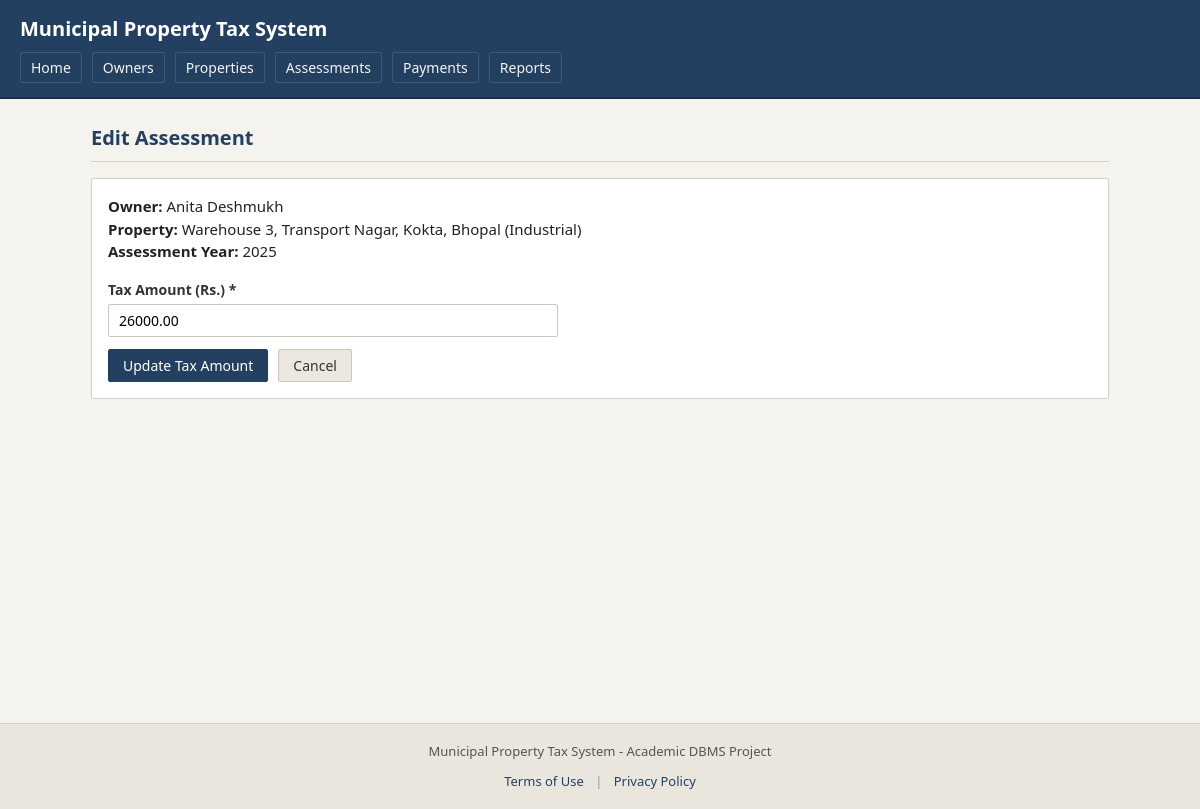
/assessment_edit.php?id=26, run on the app's committed database.
### tables this page shows
CREATE TABLE TaxAssessments (
    assessment_id INT AUTO_INCREMENT PRIMARY KEY,
    property_id INT NOT NULL,
    assessment_year INT NOT NULL,
    tax_amount DECIMAL(10,2) NOT NULL CHECK (tax_amount > 0),
    FOREIGN KEY (property_id) REFERENCES Properties(property_id)
);

CREATE TABLE PropertyOwners (
    owner_id INT AUTO_INCREMENT PRIMARY KEY,
    owner_name VARCHAR(100) NOT NULL,
    phone CHAR(10) NOT NULL,
    email VARCHAR(100)
);

CREATE TABLE Properties (
    property_id INT AUTO_INCREMENT PRIMARY KEY,
    owner_id INT NOT NULL,
    property_address VARCHAR(255) NOT NULL,
    property_type VARCHAR(30) NOT NULL,
    FOREIGN KEY (owner_id) REFERENCES PropertyOwners(owner_id)
);

### assessment_edit.php (the view, shortened to what this page needs)
<?php
include 'includes/db.php';
$id = isset($_GET['id']) ? (int)$_GET['id'] : 0;
$sql = "SELECT a.assessment_id, a.assessment_year, a.tax_amount,
               p.property_address, p.property_type, o.owner_name,
               IFNULL(SUM(pay.amount_paid), 0) AS paid
        FROM TaxAssessments a
        JOIN Properties p ON a.property_id = p.property_id
        JOIN PropertyOwners o ON p.owner_id = o.owner_id
        LEFT JOIN Payments pay ON a.assessment_id = pay.assessment_id
        WHERE a.assessment_id = ?
        GROUP BY a.assessment_id, a.assessment_year, a.tax_amount, p.property_address, p.property_type, o.owner_name";
$stmt = mysqli_prepare($con, $sql);
mysqli_stmt_bind_param($stmt, "i", $id);
mysqli_stmt_execute($stmt);
$result = mysqli_stmt_get_result($stmt);
$assessment = mysqli_fetch_assoc($result);
include 'includes/header.php';
?>
<h1 class="page-title">Edit Assessment</h1>
<div class="card-box">
    <div style="margin-bottom: 16px;">
        <p><strong>Owner:</strong> <?php echo htmlspecialchars($assessment['owner_name']); ?></p>
        <p><strong>Property:</strong> <?php echo htmlspecialchars($assessment['property_address']); ?> (<?php echo htmlspecialchars($assessment['property_type']); ?>)</p>
        <p><strong>Assessment Year:</strong> <?php echo (int)$assessment['assessment_year']; ?></p>
    </div>
    <form method="POST" action="assessment_edit.php?id=<?php echo $id; ?>">
        <div class="form-group">
            <label for="tax_amount">Tax Amount (Rs.) *</label>
            <input type="number" step="0.01" id="tax_amount" name="tax_amount" class="form-control" required min="1" value="<?php echo htmlspecialchars($assessment['tax_amount']); ?>">
        </div>
        <div class="confirm-actions">
            <button type="submit" class="btn">Update Tax Amount</button>
            <a href="assessments.php" class="btn btn-secondary">Cancel</a>
        </div>
    </form>
</div>
<?php
include 'includes/footer.php';
?>

### css/style.css (style rules this page uses)
* { box-sizing: border-box; margin: 0; padding: 0; }
body { background-color: #f5f3ee; color: #222222; font-family: 'Source Sans 3', 'Noto Sans', Arial, sans-serif; font-size: 15px; line-height: 1.5; }
.page-title { font-size: 20px; color: #234060; margin-bottom: 16px; border-bottom: 1px solid #d5d0c5; padding-bottom: 8px; }
.card-box { background-color: #ffffff; border: 1px solid #d5d0c5; border-radius: 2px; padding: 16px; margin-bottom: 20px; }
.form-group { margin-bottom: 12px; }
.form-group label { display: block; font-weight: bold; margin-bottom: 4px; font-size: 14px; color: #333333; }
.form-control { width: 100%; max-width: 450px; padding: 6px 10px; border: 1px solid #ccc7bc; border-radius: 2px; font-size: 14px; background-color: #ffffff; font-family: inherit; }
.btn { display: inline-block; padding: 6px 14px; font-size: 14px; text-decoration: none; border-radius: 2px; border: 1px solid #234060; background-color: #234060; color: #ffffff; cursor: pointer; font-family: inherit; line-height: 1.4; }
.btn-secondary { background-color: #ece8df; color: #333333; border-color: #ccc7bc; }
.confirm-actions { display: flex; gap: 10px; align-items: center; }

### data on the page
taxassessments: propertyowners.owner_name "Anita Deshmukh", property.property_address "Warehouse 3, Transport Nagar, Kokta, Bhopal", property.property_type "Industrial", assessment_year "2025", tax_amount "26000.00"
